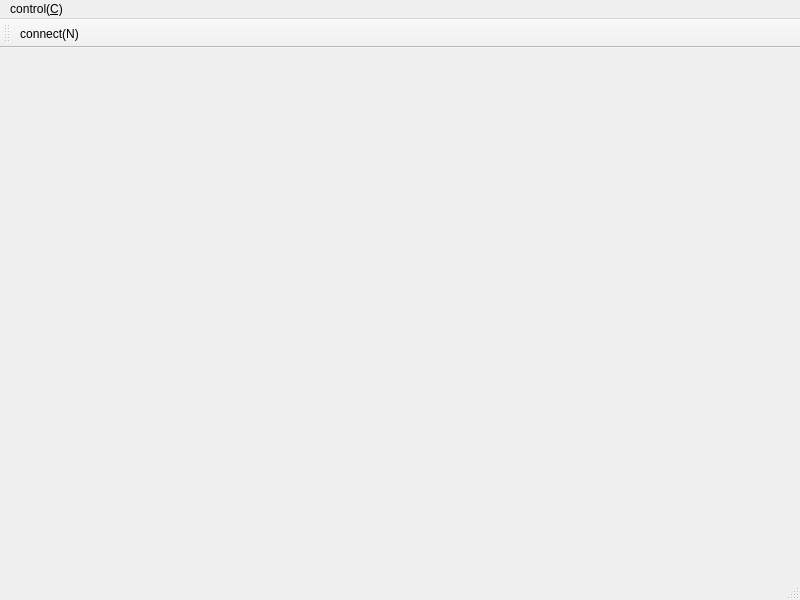
<?xml version="1.0" encoding="UTF-8"?>
<ui version="4.0">
 <class>MainWindow</class>
 <widget class="QMainWindow" name="MainWindow">
  <property name="geometry">
   <rect>
    <x>0</x>
    <y>0</y>
    <width>800</width>
    <height>600</height>
   </rect>
  </property>
  <property name="windowTitle">
   <string>lpmq</string>
  </property>
  <property name="windowIcon">
   <iconset>
    <normaloff>images/monitor.png</normaloff>
    <normalon>images/monitor.png</normalon>
    <activeon>images/monitor.png</activeon>
    <selectedon>images/monitor.png</selectedon>images/monitor.png</iconset>
  </property>
  <property name="toolButtonStyle">
   <enum>Qt::ToolButtonTextBesideIcon</enum>
  </property>
  <widget class="QWidget" name="centralwidget"/>
  <widget class="QMenuBar" name="menubar">
   <property name="geometry">
    <rect>
     <x>0</x>
     <y>0</y>
     <width>800</width>
     <height>22</height>
    </rect>
   </property>
   <widget class="QMenu" name="menucontrol_C">
    <property name="title">
     <string>control(&amp;C)</string>
    </property>
    <addaction name="actionconnect_N"/>
   </widget>
   <addaction name="menucontrol_C"/>
  </widget>
  <widget class="QStatusBar" name="statusbar"/>
  <widget class="QToolBar" name="toolBar">
   <property name="windowTitle">
    <string>toolBar</string>
   </property>
   <attribute name="toolBarArea">
    <enum>TopToolBarArea</enum>
   </attribute>
   <attribute name="toolBarBreak">
    <bool>false</bool>
   </attribute>
   <addaction name="actionconnect_N"/>
  </widget>
  <action name="actionconnect_N">
   <property name="icon">
    <iconset>
     <normaloff>images/link.png</normaloff>images/link.png</iconset>
   </property>
   <property name="text">
    <string>connect(&amp;N)</string>
   </property>
   <property name="toolTip">
    <string>connect to server</string>
   </property>
   <property name="shortcut">
    <string>Ctrl+N</string>
   </property>
  </action>
 </widget>
 <resources/>
 <connections/>
</ui>
